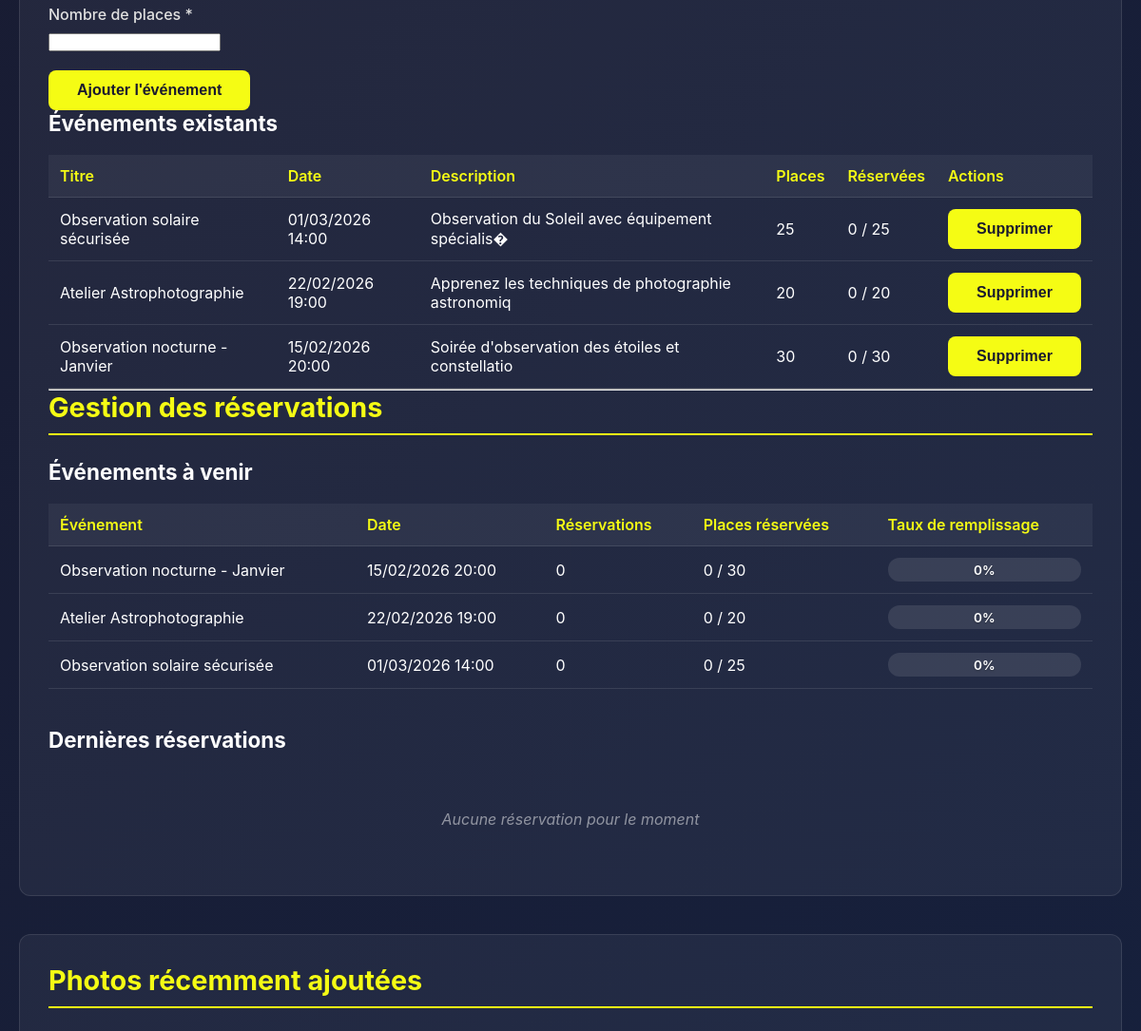
Before: /PHP/admin.php (signed in, middle part) with the older database file.
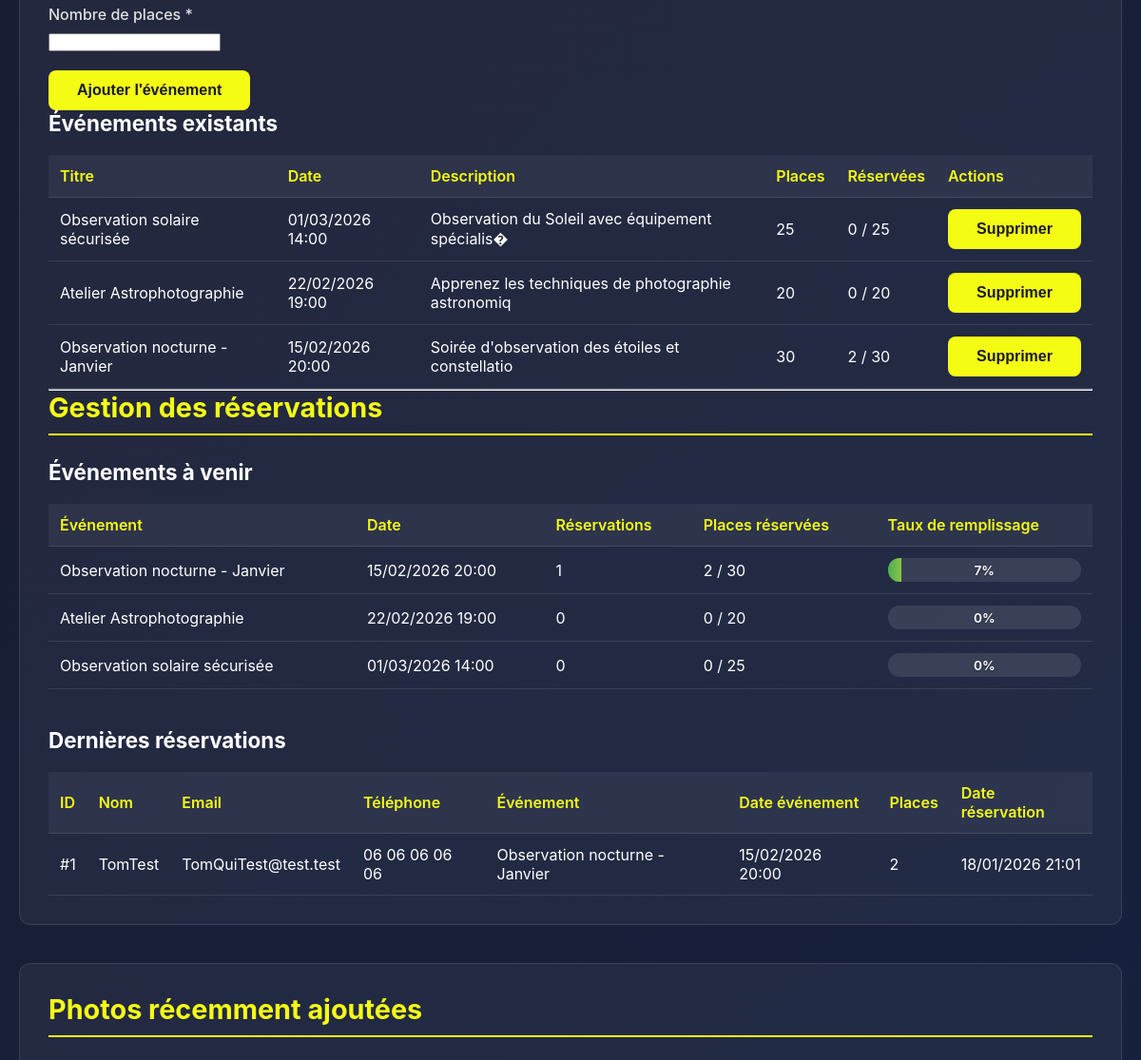
After: the same page with the newer database file.
### tables this page shows
CREATE TABLE `evenement` (
  `evenement_id` int(11) NOT NULL,
  `titre` varchar(255) NOT NULL,
  `description` text NOT NULL,
  `date_event` datetime NOT NULL,
  `max_places` int(11) NOT NULL
);

CREATE TABLE `reservation` (
  `reservation_id` int(11) NOT NULL,
  `nom` varchar(255) NOT NULL,
  `email` varchar(255) NOT NULL,
  `telephone` varchar(50) NOT NULL,
  `nb_places` int(11) NOT NULL,
  `date_reservation` datetime NOT NULL DEFAULT current_timestamp(),
  `evenement_id` int(11) NOT NULL
);

### PHP/admin.php (the view, shortened to what this page needs)
<?php
require_once 'config.php';
$stmt = $pdo->query("
    SELECT
        evenement_id,
        titre,
        description,
        date_event,
        max_places,
        COALESCE((SELECT SUM(nb_places) FROM reservation WHERE evenement_id = e.evenement_id), 0) as places_reservees
    FROM evenement e
    ORDER BY e.date_event DESC
");
$allEvenements = $stmt->fetchAll();
$stmt = $pdo->query("
    SELECT
        r.reservation_id,
        r.nom,
        r.email,
        r.telephone,
        r.nb_places,
        r.date_reservation,
        e.titre as evenement_titre,
        e.date_event,
        e.max_places,
        (SELECT COALESCE(SUM(nb_places), 0) FROM reservation WHERE evenement_id = e.evenement_id) as total_reservations
    FROM reservation r
    INNER JOIN evenement e ON r.evenement_id = e.evenement_id
    ORDER BY r.date_reservation DESC
");
$reservations = $stmt->fetchAll();
$stmt = $pdo->query("
    SELECT
        e.evenement_id,
        e.titre,
        e.date_event,
        e.max_places,
        COALESCE(SUM(r.nb_places), 0) as places_reservees,
        COUNT(DISTINCT r.reservation_id) as nb_reservations
    FROM evenement e
    LEFT JOIN reservation r ON e.evenement_id = r.evenement_id
    WHERE e.date_event > NOW()
    GROUP BY e.evenement_id
    ORDER BY e.date_event ASC
");
$evenementsStats = $stmt->fetchAll();
?>
<!DOCTYPE html>
<html lang="fr">
<head>
    <link rel="stylesheet" href="../CSS/admin.css">
</head>
<body>
    <div class="container">
        <div class="reservations-section">
            <div class="events-management">
                <form method="POST" class="event-form">
                    <div class="form-group">
                        <label for="max_places">Nombre de places *</label>
                        <input type="number" id="max_places" name="max_places" min="1" required>
                    </div>
                    <button type="submit">Ajouter l'événement</button>
                </form>
            </div>
            <div class="events-list">
                <h3>Événements existants</h3>
                <?php if (count($allEvenements) > 0): ?>
                    <table class="stats-table">
                        <thead>
                            <tr>
                                <th>Titre</th>
                                <th>Date</th>
                                <th>Description</th>
                                <th>Places</th>
                                <th>Réservées</th>
                                <th>Actions</th>
                            </tr>
                        </thead>
                        <tbody>
                            <?php foreach ($allEvenements as $evt): ?>
                                <?php
                                    $dateFormatted = date('d/m/Y H:i', strtotime($evt['date_event']));
                                ?>
                                <tr>
                                    <td><?= htmlspecialchars($evt['titre']) ?></td>
                                    <td><?= $dateFormatted ?></td>
                                    <td><?= htmlspecialchars(substr($evt['description'] ?? '', 0, 50)) ?></td>
                                    <td><?= $evt['max_places'] ?></td>
                                    <td><?= $evt['places_reservees'] ?> / <?= $evt['max_places'] ?></td>
                                    <td>
                                        <form method="POST" style="display:inline;">
                                            <button type="submit" class="btn-delete" onclick="return confirm('Êtes-vous sûr ?')">Supprimer</button>
                                        </form>
                                    </td>
                                </tr>
                            <?php endforeach; ?>
                        </tbody>
                    </table>
                <?php else: ?>
                    <p class="no-data">Aucun événement</p>
                <?php endif; ?>
            </div>
            <hr>
            <h2>Gestion des réservations</h2>
            <div class="events-stats">
                <h3>Événements à venir</h3>
                <?php if (count($evenementsStats) > 0): ?>
                    <table class="stats-table">
                        <thead>
                            <tr>
                                <th>Événement</th>
                                <th>Date</th>
                                <th>Réservations</th>
                                <th>Places réservées</th>
                                <th>Taux de remplissage</th>
                            </tr>
                        </thead>
                        <tbody>
                            <?php foreach ($evenementsStats as $stat): ?>
                                <?php
                                    $taux = ($stat['max_places'] > 0)
                                        ? round(($stat['places_reservees'] / $stat['max_places']) * 100)
                                        : 0;
                                    $dateFormatted = date('d/m/Y H:i', strtotime($stat['date_event']));
                                ?>
                                <tr>
                                    <td><?= htmlspecialchars($stat['titre']) ?></td>
                                    <td><?= $dateFormatted ?></td>
                                    <td><?= $stat['nb_reservations'] ?></td>
                                    <td><?= $stat['places_reservees'] ?> / <?= $stat['max_places'] ?></td>
                                    <td>
                                        <div class="progress-bar">
                                            <div class="progress-fill" style="width: <?= $taux ?>%"></div>
                                            <span><?= $taux ?>%</span>
                                        </div>
                                    </td>
                                </tr>
                            <?php endforeach; ?>
                        </tbody>
                    </table>
                <?php else: ?>
                    <p class="no-data">Aucun événement à venir</p>
                <?php endif; ?>
            </div>
            <div class="reservations-list">
                <h3>Dernières réservations</h3>
                <?php if (count($reservations) > 0): ?>
                    <table class="reservations-table">
                        <thead>
                            <tr>
                                <th>ID</th>
                                <th>Nom</th>
                                <th>Email</th>
                                <th>Téléphone</th>
                                <th>Événement</th>
                                <th>Date événement</th>
                                <th>Places</th>
                                <th>Date réservation</th>
                            </tr>
                        </thead>
                        <tbody>
                            <?php foreach ($reservations as $resa): ?>
                                <?php
                                    $dateEvent = date('d/m/Y H:i', strtotime($resa['date_event']));
                                    $dateResa = date('d/m/Y H:i', strtotime($resa['date_reservation']));
                                ?>
                                <tr>
                                    <td>#<?= $resa['reservation_id'] ?></td>
                                    <td><?= htmlspecialchars($resa['nom']) ?></td>
                                    <td><?= htmlspecialchars($resa['email']) ?></td>
                                    <td><?= htmlspecialchars($resa['telephone']) ?></td>
                                    <td><?= htmlspecialchars($resa['evenement_titre']) ?></td>
                                    <td><?= $dateEvent ?></td>
                                    <td><?= $resa['nb_places'] ?></td>
                                    <td><?= $dateResa ?></td>
                                </tr>
                            <?php endforeach; ?>
                        </tbody>
                    </table>
                <?php else: ?>
                    <p class="no-data">Aucune réservation pour le moment</p>
                <?php endif; ?>
            </div>
        </div>
        <div class="recent-photos">
            <h2>Photos récemment ajoutées</h2>
        </div>
    </div>
</body>
</html>

### CSS/admin.css (style rules this page uses)
* { margin: 0; padding: 0; box-sizing: border-box; }
body { font-family: -apple-system, BlinkMacSystemFont, 'Segoe UI', Roboto, Oxygen, Ubuntu, Cantarell, sans-serif; background: linear-gradient(135deg, #1a1a2e 0%, #16213e 100%); color: #fff; min-height: 100vh; padding: 20px; }
.container { max-width: 1400px; margin: 0 auto; }
.upload-section, .reservations-section, .recent-photos { background: rgba(255, 255, 255, 0.05); border: 1px solid rgba(255, 255, 255, 0.1); border-radius: 12px; padding: 30px; margin-bottom: 40px; }
h2 { font-size: 1.8rem; margin-bottom: 25px; color: #f5fc14; border-bottom: 2px solid #f5fc14; padding-bottom: 10px; }
h3 { font-size: 1.4rem; margin-bottom: 20px; color: #fff; }
.form-group { margin-bottom: 20px; }
.form-group label { display: block; margin-bottom: 8px; color: #e0e0e0; font-weight: 500; }
button[type="submit"] { padding: 12px 30px; background: #f5fc14; color: #1a1a2e; border: none; border-radius: 8px; font-size: 1rem; font-weight: 600; cursor: pointer; transition: all 0.3s; }
.btn-delete { padding: 6px 12px; background: rgba(244, 67, 54, 0.2); color: #f44336; border: 1px solid #f44336; border-radius: 6px; font-size: 0.85rem; cursor: pointer; transition: all 0.3s; }
.stats-table, .reservations-table { width: 100%; border-collapse: collapse; margin-top: 20px; }
.stats-table th, .stats-table td, .reservations-table th, .reservations-table td { padding: 12px; text-align: left; border-bottom: 1px solid rgba(255, 255, 255, 0.1); }
.stats-table th, .reservations-table th { background: rgba(255, 255, 255, 0.05); color: #f5fc14; font-weight: 600; }
.progress-bar { position: relative; width: 100%; height: 25px; background: rgba(255, 255, 255, 0.1); border-radius: 12px; overflow: hidden; }
.progress-fill { height: 100%; background: linear-gradient(90deg, #4CAF50 0%, #8BC34A 100%); transition: width 0.3s ease; }
.progress-bar span { position: absolute; top: 50%; left: 50%; transform: translate(-50%, -50%); font-size: 0.85rem; font-weight: 600; color: #fff; text-shadow: 0 1px 2px rgba(0, 0, 0, 0.3); }
.events-stats { margin-bottom: 40px; }
.reservations-list { margin-top: 40px; }
.no-data { text-align: center; padding: 40px; color: rgba(255, 255, 255, 0.5); font-style: italic; }

Changed rows visible on the page:
computed for evenement "Observation nocturne - Janvier": places_reservees "0" → "2"; nb_reservations "0" → "1"; taux "0" → "7"
added reservation: reservation_id "1", nom "TomTest", email "TomQuiTest@test.test", telephone "06 06 06 06 06", evenement.titre "Observation nocturne - Janvier", evenement.date_event "15/02/2026 20:00", nb_places "2", date_reservation "18/01/2026 21:01"
Other visible differences:
text no longer shown: "Aucune réservation pour le moment"
text now shown: "ID Nom Email Téléphone Événement Date événement Places Date réservation"
